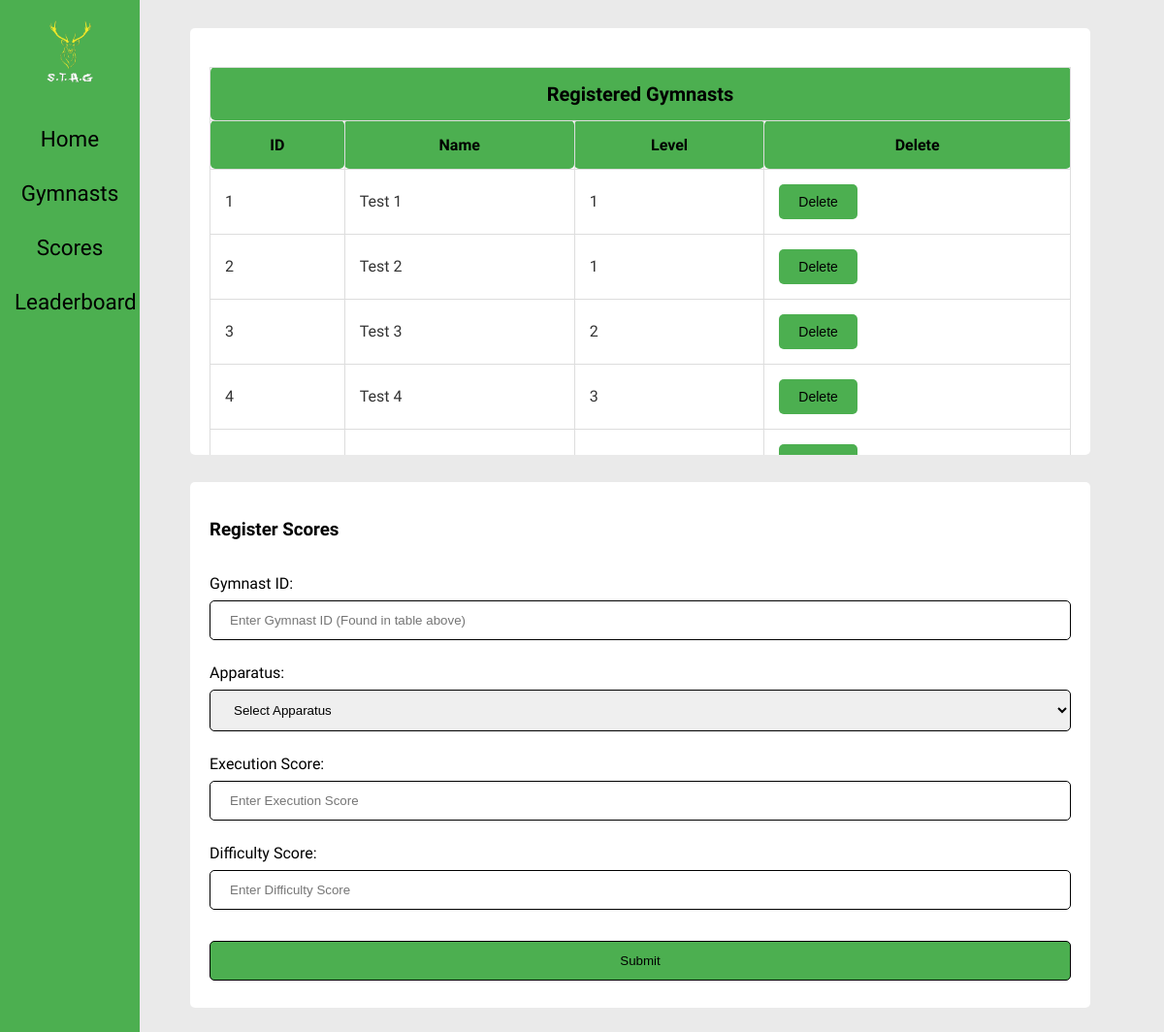
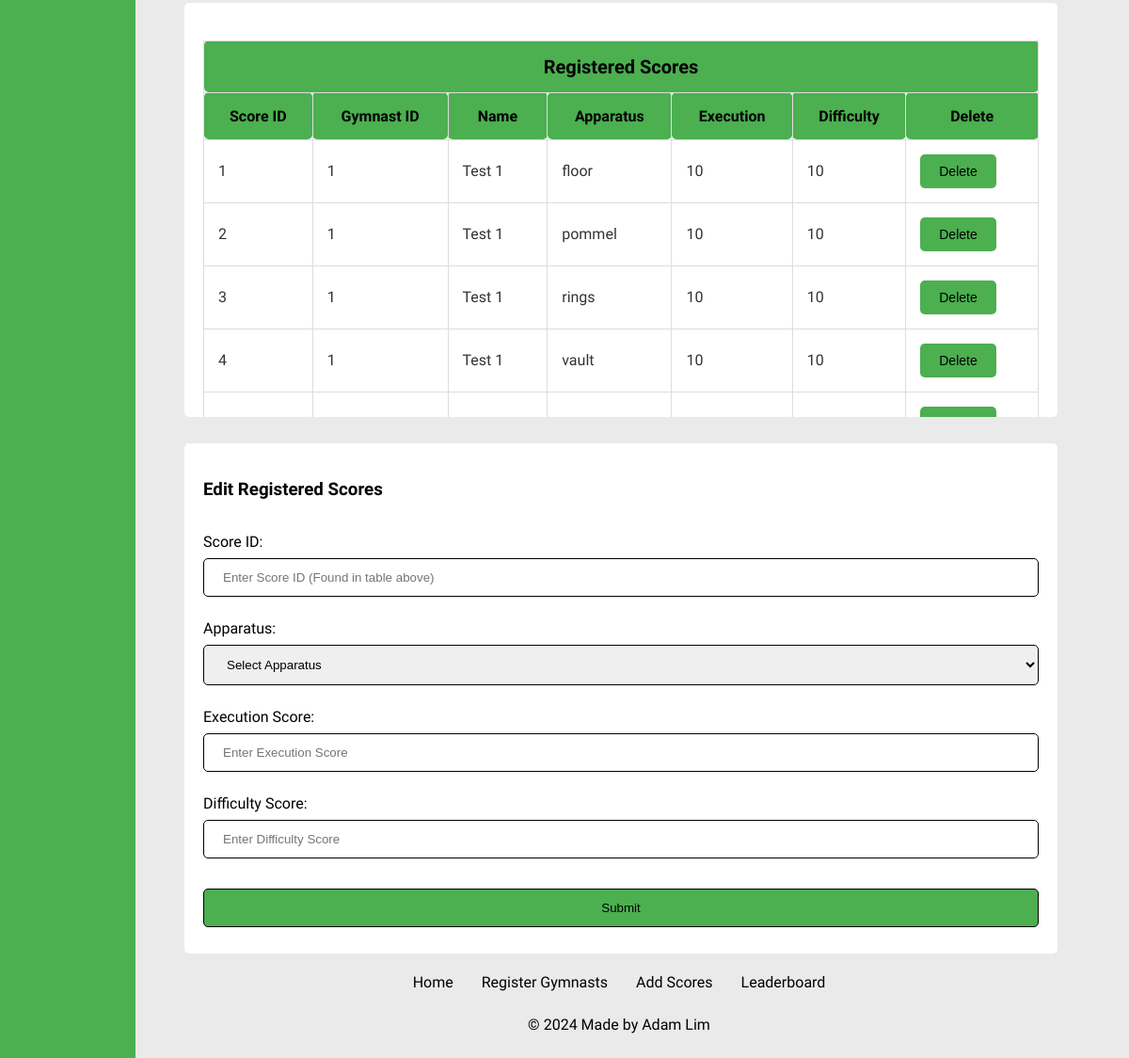
Page /addscores on the earlier database version (2 pictures, top to bottom).
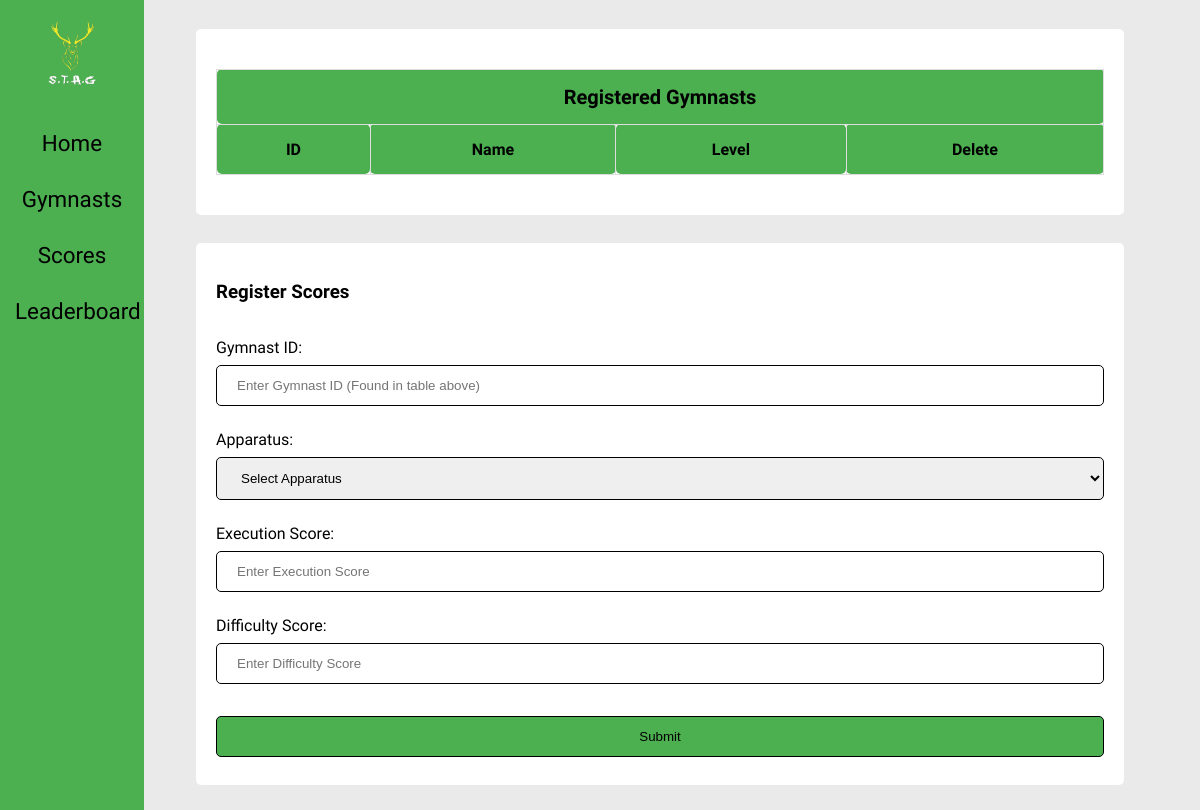
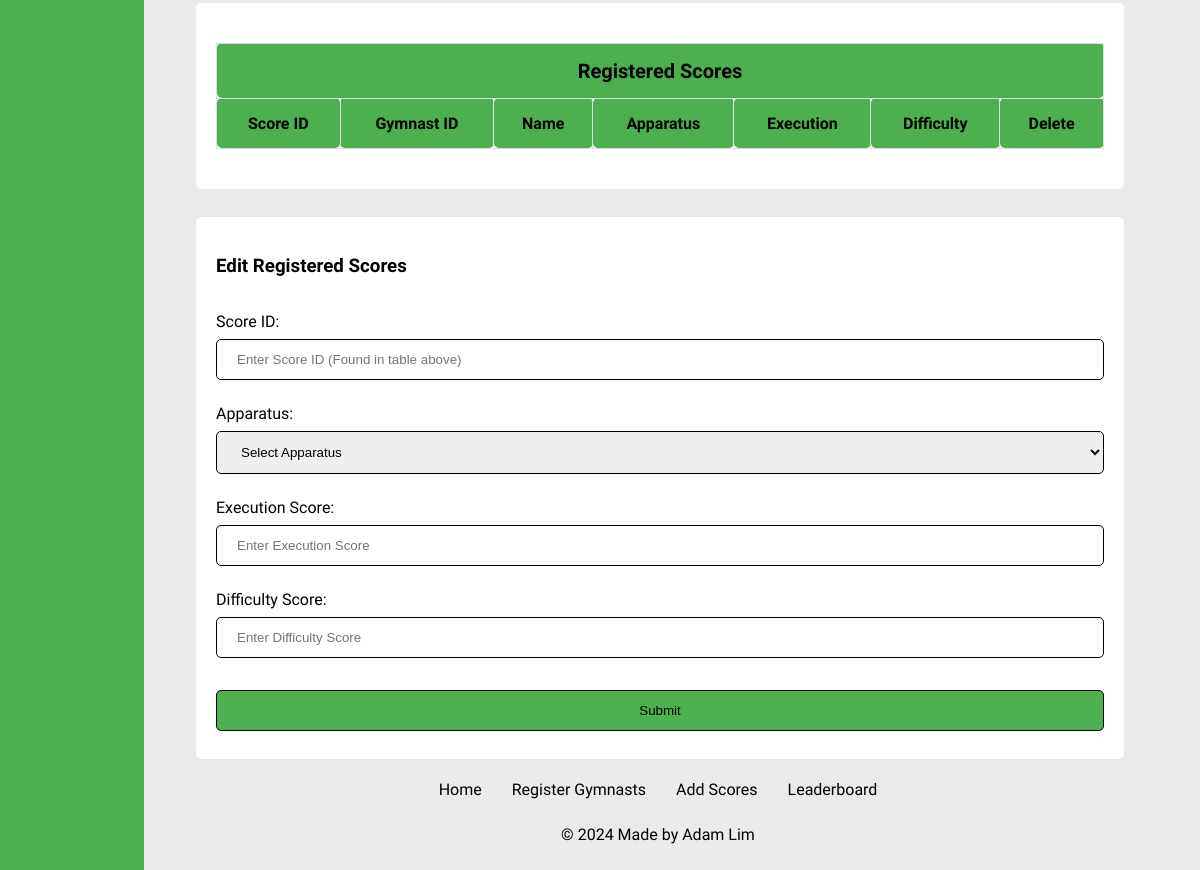
Same page on the later database version (2 pictures, top to bottom).
### tables this page shows
CREATE TABLE gymnast (gymnast_id INTEGER PRIMARY KEY, gymnast_name TEXT, level INTEGER);

CREATE TABLE score (score_id INTEGER PRIMARY KEY, gymnast_id INTEGER REFERENCES gymnast (gymnast_id), apparatus_id INTEGER REFERENCES apparatus (apparatus_id), escore REAL, dscore REAL);

CREATE TABLE apparatus (apparatus_id INTEGER PRIMARY KEY, apparatus_name TEXT);

### routes.py (the view, shortened to what this page needs)
@app.route("/addscores")
def scores():
    error_msg = None
    delete_score_id = request.args.get("deleteid")
    delete_gymnast_id = request.args.get("delete_gymnast")
    if delete_score_id:
        delete_gymnast(delete_score_id,
                       delete_gymnast=(delete_gymnast_id == 'true'))
    apparatus = None
    execution = None
    difficulty = None
    msg = None
    all_scores = db_query("SELECT score_id, score.gymnast_id, "
                          "gymnast.gymnast_name, "
                          "apparatus.apparatus_name, escore, dscore "
                          "FROM score "
                          "INNER JOIN gymnast "
                          "ON score.gymnast_id=gymnast.gymnast_id "
                          "INNER JOIN apparatus "
                          "ON score.apparatus_id=apparatus.apparatus_id",
                          single=False)
    all_gymnasts = db_query("SELECT * FROM gymnast", single=False)
    result = {
        "gymnasts": all_gymnasts,
        "scores": all_scores
    }
    return render_template("score.html", result=result,
                           scoredata=scoredata,
                           msg=msg, error_msg=error_msg)

### routes.py (called while the page is built)
def db_query(query_string, params=(), single=True, commit=False):
    with sqlite3.connect("database.db", timeout=5) as conn:
        cur = conn.cursor()
        cur.execute(query_string, params)
        if single:
            result = cur.fetchone()
        else:
            result = cur.fetchall()
        if commit:
            conn.commit()
        return result

### templates/score.html (shortened to what this page needs)
{% extends 'layout.html' %}
{% block content %}
<div class="content">
    <div class="tables">
        <table>
            <tr>
                <th id="tableheader" colspan="4">Registered Gymnasts</th>
            </tr>
            <tr>
                <th>ID</th>
                <th>Name</th>
                <th>Level</th>
                <th>Delete</th>
            </tr>
            {% for row in result.gymnasts %}
            <tr>
                {% for col in row %}
                <td>{{ col }}</td>
                {% endfor %}
                <td>
                    <form action="/addscores">
                        <button class="deletebutton" type="submit"
                            onclick="return confirm('Are you sure you want to delete this gymnast?')">Delete</button>
                    </form>
                </td>
            </tr>
            {% endfor %}
        </table>
    </div>
    <div class="forms">
        <h3>Register Scores</h3>
        <form>
            <p>Gymnast ID: <input type="number" name="addgymnastid"
                    placeholder="Enter Gymnast ID (Found in table above)" max="100000" required></p>
            <p>Apparatus: <select name="app" required></p>
            <option value="" disabled hidden selected>Select Apparatus</option>
            <p>Execution Score: <input type="number" name="add-escore" min="0" max="10" step="0.01"
                    placeholder="Enter Execution Score" maxlength="3" required></p>
            <p>Difficulty Score: <input type="number" name="add-dscore" min="0" max="10" step="0.01"
                    placeholder="Enter Difficulty Score" maxlength="3" required></p>
            <input type="submit">
        </form>
    </div>
    <div class="tables">
        <table>
            <tr>
                <th id="tableheader" colspan="7">Registered Scores</th>
            </tr>
            <tr>
                <th>Score ID</th>
                <th>Gymnast ID</th>
                <th>Name</th>
                <th>Apparatus</th>
                <th>Execution</th>
                <th>Difficulty</th>
                <th>Delete</th>
            </tr>
            {% for row in result.scores %}
            <tr>
                {% for col in row %}
                <td>{{ col }}</td>
                {% endfor %}
                <td>
                    <form action="/addscores">
                        <button class="deletebutton" type="submit"
                            onclick="return confirm('Are you sure you want to delete this gymnast?')">Delete</button>
                    </form>
                </td>
            </tr>
            {% endfor %}
        </table>
    </div>
    <div class="forms">
        <h3>Edit Registered Scores</h3>
        <form>
            <p>Score ID: <input type="number" name="scoreid" placeholder="Enter Score ID (Found in table above)"
                    max="100000" required></p>
            <p>Apparatus: <select name="appid" required></p>
            <option value="" disabled hidden selected>Select Apparatus</option>
            <p>Execution Score: <input type="number" name="newescore" min="0" max="10" step="0.01" maxlength="3"
                    placeholder="Enter Execution Score" required></p>
            <p>Difficulty Score: <input type="number" name="newdscore" min="0" max="10" step="0.01" maxlength="3"
                    placeholder="Enter Difficulty Score" required></p>
            <input type="submit">
        </form>
    </div>
</div>
{% endblock %}

Differences in the rows shown:
removed gymnast: row "1" "1", gymnast_name "Test 1"
removed gymnast: row "2" "1", gymnast_name "Test 2"
removed gymnast: row "3" "2", gymnast_name "Test 3"
removed gymnast: row "4" "3", gymnast_name "Test 4"
removed score: row "1" "1" "10" "10"
no longer on this page (row unchanged): apparatus: apparatus_name "floor"
removed score: row "2" "1" "10" "10"
no longer on this page (row unchanged): apparatus: apparatus_name "pommel"
removed score: row "3" "1" "10" "10"
no longer on this page (row unchanged): apparatus: apparatus_name "rings"
removed score: row "4" "1" "10" "10"
no longer on this page (row unchanged): apparatus: apparatus_name "vault"
